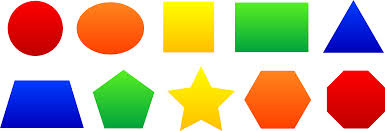
#> input picture image_analysis/shapes.jpg, 385 x 131 px
$ python apply_filters.py   (older library calls are emulated)
#> lines starting #> are read from the running program, lines starting #| are printed output that depends on the picture
# -*- coding: utf-8 -*-
"""
Created on Tue Sep 12 11:15:35 2017

@author: Sanna
"""
import numpy as np
import matplotlib.pyplot as plt
from scipy import misc
from scipy.signal import convolve2d as conv2
shapes = misc.imread('shapes.jpg',flatten=True)
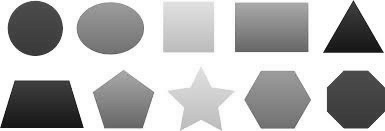
#> shapes: shape (131, 385) float32; min 17.56, max 255, mean 181.8

#shape = np.zeros((shapes.shape))

#image = misc.imread('P.png')

# create filters
###############################################

#  mark horizontal edges
f1 = np.array([[0,-1],
                [0,1]])

#  mark horizontal edges but opposite signs
f2 = np.array([[1,0],
                [-1,0]])

# filter to mark vertical edges
f3 = np.array([[1,-1],
                [0,0]])

f6 = np.array([[0, 1],
               [-1,0]])

g=conv2(shapes,f3)
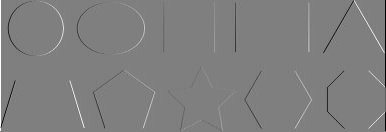
#> g: shape (132, 386) float64; min -255, max 255, mean 0; drawn with min black and max white
plt.figure()
plt.imshow(shapes,cmap='gray')
plt.title('Original')
plt.colorbar()
#plt.figure()
plt.imshow(g,cmap='gray')
plt.title('convolution')
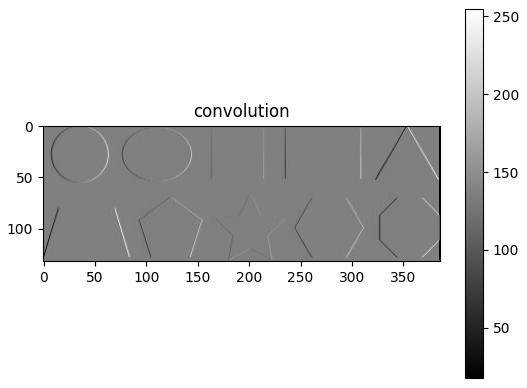
#> figure drawn by matplotlib, 2 panels
